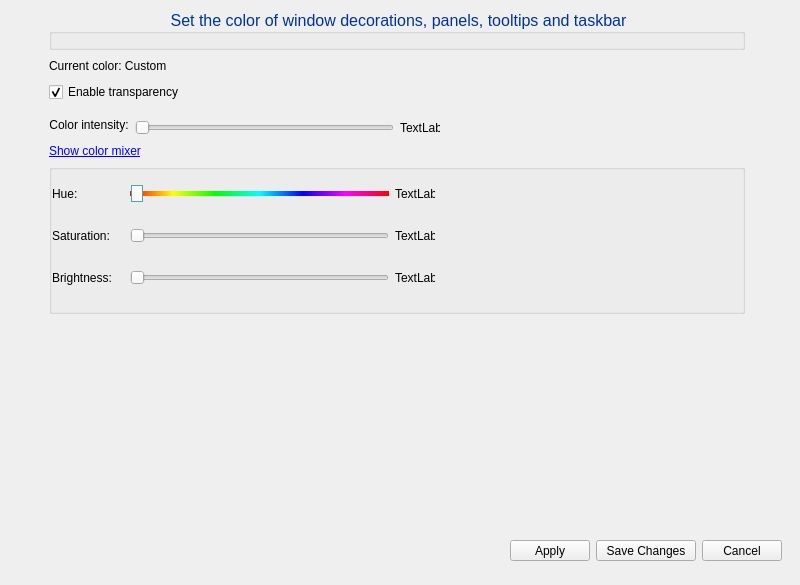
<?xml version="1.0" encoding="UTF-8"?>
<ui version="4.0">
 <class>MainWindow</class>
 <widget class="QMainWindow" name="MainWindow">
  <property name="geometry">
   <rect>
    <x>0</x>
    <y>0</y>
    <width>800</width>
    <height>585</height>
   </rect>
  </property>
  <property name="minimumSize">
   <size>
    <width>759</width>
    <height>585</height>
   </size>
  </property>
  <property name="windowTitle">
   <string>Change the accent color of your theme</string>
  </property>
  <property name="windowIcon">
   <iconset theme="style"/>
  </property>
  <property name="styleSheet">
   <string notr="true"/>
  </property>
  <widget class="QWidget" name="centralwidget">
   <property name="styleSheet">
    <string notr="true"/>
   </property>
   <layout class="QGridLayout" name="gridLayout_3">
    <item row="4" column="3">
     <widget class="QLabel" name="alpha_label">
      <property name="minimumSize">
       <size>
        <width>40</width>
        <height>0</height>
       </size>
      </property>
      <property name="maximumSize">
       <size>
        <width>40</width>
        <height>16777215</height>
       </size>
      </property>
      <property name="text">
       <string>TextLabel</string>
      </property>
     </widget>
    </item>
    <item row="4" column="4">
     <spacer name="horizontalSpacer_3">
      <property name="orientation">
       <enum>Qt::Orientation::Horizontal</enum>
      </property>
      <property name="sizeType">
       <enum>QSizePolicy::Policy::MinimumExpanding</enum>
      </property>
      <property name="sizeHint" stdset="0">
       <size>
        <width>40</width>
        <height>20</height>
       </size>
      </property>
     </spacer>
    </item>
    <item row="4" column="1">
     <widget class="QLabel" name="label">
      <property name="sizePolicy">
       <sizepolicy hsizetype="Maximum" vsizetype="Preferred">
        <horstretch>0</horstretch>
        <verstretch>0</verstretch>
       </sizepolicy>
      </property>
      <property name="minimumSize">
       <size>
        <width>0</width>
        <height>0</height>
       </size>
      </property>
      <property name="maximumSize">
       <size>
        <width>16777215</width>
        <height>20</height>
       </size>
      </property>
      <property name="text">
       <string>Color intensity:</string>
      </property>
      <property name="alignment">
       <set>Qt::AlignmentFlag::AlignHCenter|Qt::AlignmentFlag::AlignTop</set>
      </property>
     </widget>
    </item>
    <item row="4" column="5">
     <spacer name="horizontalSpacer_5">
      <property name="orientation">
       <enum>Qt::Orientation::Horizontal</enum>
      </property>
      <property name="sizeType">
       <enum>QSizePolicy::Policy::Preferred</enum>
      </property>
      <property name="sizeHint" stdset="0">
       <size>
        <width>40</width>
        <height>20</height>
       </size>
      </property>
     </spacer>
    </item>
    <item row="2" column="1" colspan="2">
     <widget class="QCheckBox" name="kcfg_EnableTransparency">
      <property name="maximumSize">
       <size>
        <width>16777215</width>
        <height>16777215</height>
       </size>
      </property>
      <property name="toolTip">
       <string>Enables/disables the transparency of the entire theme. 
NOTE: This setting does NOT affect compositing settings.</string>
      </property>
      <property name="text">
       <string>Enable transparency</string>
      </property>
      <property name="checked">
       <bool>true</bool>
      </property>
     </widget>
    </item>
    <item row="8" column="1" colspan="2">
     <widget class="QFrame" name="frame">
      <property name="sizePolicy">
       <sizepolicy hsizetype="Preferred" vsizetype="MinimumExpanding">
        <horstretch>0</horstretch>
        <verstretch>0</verstretch>
       </sizepolicy>
      </property>
      <property name="maximumSize">
       <size>
        <width>16777215</width>
        <height>50</height>
       </size>
      </property>
      <property name="frameShape">
       <enum>QFrame::Shape::NoFrame</enum>
      </property>
      <property name="frameShadow">
       <enum>QFrame::Shadow::Raised</enum>
      </property>
      <layout class="QGridLayout" name="gridLayout">
       <item row="1" column="0">
        <spacer name="horizontalSpacer">
         <property name="orientation">
          <enum>Qt::Orientation::Horizontal</enum>
         </property>
         <property name="sizeType">
          <enum>QSizePolicy::Policy::Expanding</enum>
         </property>
         <property name="sizeHint" stdset="0">
          <size>
           <width>40</width>
           <height>20</height>
          </size>
         </property>
        </spacer>
       </item>
      </layout>
     </widget>
    </item>
    <item row="5" column="1" colspan="2">
     <widget class="QLabel" name="colorMixerLabel">
      <property name="sizePolicy">
       <sizepolicy hsizetype="Preferred" vsizetype="Preferred">
        <horstretch>0</horstretch>
        <verstretch>0</verstretch>
       </sizepolicy>
      </property>
      <property name="cursor">
       <cursorShape>PointingHandCursor</cursorShape>
      </property>
      <property name="text">
       <string>&lt;a href=&quot;no&quot;&gt;Show color mixer&lt;/a&gt;</string>
      </property>
      <property name="textFormat">
       <enum>Qt::TextFormat::RichText</enum>
      </property>
      <property name="openExternalLinks">
       <bool>false</bool>
      </property>
      <property name="textInteractionFlags">
       <set>Qt::TextInteractionFlag::LinksAccessibleByMouse</set>
      </property>
     </widget>
    </item>
    <item row="6" column="1" colspan="4">
     <widget class="QGroupBox" name="colorMixerGroupBox">
      <property name="minimumSize">
       <size>
        <width>0</width>
        <height>150</height>
       </size>
      </property>
      <property name="title">
       <string/>
      </property>
      <property name="flat">
       <bool>true</bool>
      </property>
      <layout class="QGridLayout" name="gridLayout_2">
       <property name="leftMargin">
        <number>0</number>
       </property>
       <property name="topMargin">
        <number>0</number>
       </property>
       <item row="1" column="4" rowspan="3">
        <spacer name="horizontalSpacer_2">
         <property name="orientation">
          <enum>Qt::Orientation::Horizontal</enum>
         </property>
         <property name="sizeHint" stdset="0">
          <size>
           <width>40</width>
           <height>20</height>
          </size>
         </property>
        </spacer>
       </item>
       <item row="1" column="2">
        <widget class="QSlider" name="hue_Slider">
         <property name="sizePolicy">
          <sizepolicy hsizetype="Fixed" vsizetype="Fixed">
           <horstretch>0</horstretch>
           <verstretch>0</verstretch>
          </sizepolicy>
         </property>
         <property name="minimumSize">
          <size>
           <width>259</width>
           <height>25</height>
          </size>
         </property>
         <property name="maximumSize">
          <size>
           <width>259</width>
           <height>16777215</height>
          </size>
         </property>
         <property name="styleSheet">
          <string notr="true">QSlider::groove:horizontal {
	background-color: qlineargradient(x1: 0, y1: 1, x2: 1, y2: 1, stop: 0 #FF0000, stop: 0.167 #FFFF00, stop: 0.33 #00FF00, stop: 0.5 #00FFFF, stop: 0.667 #0000FF, stop: 0.833 #FF00FF, stop: 1 #FF0000);
	height: 5px;
	position: absolute;
}

QSlider::handle:horizontal {
	height: 3px;
	width: 10px;
    background: #fafafa;
    border: 1px solid #46aaab;
	margin: -6px 1px;
    /* expand outside the groove */

}

QSlider::handle:horizontal:hover { 
	background: #dadaff;
}</string>
         </property>
         <property name="maximum">
          <number>359</number>
         </property>
         <property name="value">
          <number>0</number>
         </property>
         <property name="orientation">
          <enum>Qt::Orientation::Horizontal</enum>
         </property>
        </widget>
       </item>
       <item row="2" column="0">
        <widget class="QLabel" name="label_3">
         <property name="sizePolicy">
          <sizepolicy hsizetype="Minimum" vsizetype="Preferred">
           <horstretch>0</horstretch>
           <verstretch>0</verstretch>
          </sizepolicy>
         </property>
         <property name="minimumSize">
          <size>
           <width>72</width>
           <height>0</height>
          </size>
         </property>
         <property name="maximumSize">
          <size>
           <width>72</width>
           <height>16777215</height>
          </size>
         </property>
         <property name="text">
          <string>Saturation:</string>
         </property>
         <property name="alignment">
          <set>Qt::AlignmentFlag::AlignLeading|Qt::AlignmentFlag::AlignLeft|Qt::AlignmentFlag::AlignVCenter</set>
         </property>
         <property name="margin">
          <number>0</number>
         </property>
        </widget>
       </item>
       <item row="1" column="0">
        <widget class="QLabel" name="label_2">
         <property name="sizePolicy">
          <sizepolicy hsizetype="Minimum" vsizetype="Preferred">
           <horstretch>0</horstretch>
           <verstretch>0</verstretch>
          </sizepolicy>
         </property>
         <property name="minimumSize">
          <size>
           <width>72</width>
           <height>0</height>
          </size>
         </property>
         <property name="maximumSize">
          <size>
           <width>72</width>
           <height>16777215</height>
          </size>
         </property>
         <property name="text">
          <string>Hue:</string>
         </property>
         <property name="alignment">
          <set>Qt::AlignmentFlag::AlignLeading|Qt::AlignmentFlag::AlignLeft|Qt::AlignmentFlag::AlignVCenter</set>
         </property>
         <property name="margin">
          <number>0</number>
         </property>
        </widget>
       </item>
       <item row="2" column="2">
        <widget class="QSlider" name="saturation_Slider">
         <property name="sizePolicy">
          <sizepolicy hsizetype="Fixed" vsizetype="Fixed">
           <horstretch>0</horstretch>
           <verstretch>0</verstretch>
          </sizepolicy>
         </property>
         <property name="minimumSize">
          <size>
           <width>259</width>
           <height>25</height>
          </size>
         </property>
         <property name="maximumSize">
          <size>
           <width>259</width>
           <height>16777215</height>
          </size>
         </property>
         <property name="maximum">
          <number>100</number>
         </property>
         <property name="orientation">
          <enum>Qt::Orientation::Horizontal</enum>
         </property>
        </widget>
       </item>
       <item row="3" column="0">
        <widget class="QLabel" name="label_4">
         <property name="sizePolicy">
          <sizepolicy hsizetype="Minimum" vsizetype="Preferred">
           <horstretch>0</horstretch>
           <verstretch>0</verstretch>
          </sizepolicy>
         </property>
         <property name="minimumSize">
          <size>
           <width>72</width>
           <height>0</height>
          </size>
         </property>
         <property name="maximumSize">
          <size>
           <width>72</width>
           <height>16777215</height>
          </size>
         </property>
         <property name="text">
          <string>Brightness:</string>
         </property>
         <property name="alignment">
          <set>Qt::AlignmentFlag::AlignLeading|Qt::AlignmentFlag::AlignLeft|Qt::AlignmentFlag::AlignVCenter</set>
         </property>
         <property name="margin">
          <number>0</number>
         </property>
        </widget>
       </item>
       <item row="3" column="2">
        <widget class="QSlider" name="Lightness_Slider">
         <property name="sizePolicy">
          <sizepolicy hsizetype="Fixed" vsizetype="Fixed">
           <horstretch>0</horstretch>
           <verstretch>0</verstretch>
          </sizepolicy>
         </property>
         <property name="minimumSize">
          <size>
           <width>259</width>
           <height>25</height>
          </size>
         </property>
         <property name="maximumSize">
          <size>
           <width>259</width>
           <height>16777215</height>
          </size>
         </property>
         <property name="maximum">
          <number>100</number>
         </property>
         <property name="orientation">
          <enum>Qt::Orientation::Horizontal</enum>
         </property>
        </widget>
       </item>
       <item row="1" column="3">
        <widget class="QLabel" name="hue_label">
         <property name="minimumSize">
          <size>
           <width>40</width>
           <height>0</height>
          </size>
         </property>
         <property name="maximumSize">
          <size>
           <width>40</width>
           <height>16777215</height>
          </size>
         </property>
         <property name="text">
          <string>TextLabel</string>
         </property>
        </widget>
       </item>
       <item row="2" column="3">
        <widget class="QLabel" name="saturation_label">
         <property name="minimumSize">
          <size>
           <width>40</width>
           <height>0</height>
          </size>
         </property>
         <property name="maximumSize">
          <size>
           <width>40</width>
           <height>16777215</height>
          </size>
         </property>
         <property name="text">
          <string>TextLabel</string>
         </property>
        </widget>
       </item>
       <item row="3" column="3">
        <widget class="QLabel" name="brightness_label">
         <property name="minimumSize">
          <size>
           <width>40</width>
           <height>0</height>
          </size>
         </property>
         <property name="maximumSize">
          <size>
           <width>40</width>
           <height>16777215</height>
          </size>
         </property>
         <property name="text">
          <string>TextLabel</string>
         </property>
        </widget>
       </item>
      </layout>
     </widget>
    </item>
    <item row="1" column="0">
     <spacer name="horizontalSpacer_4">
      <property name="orientation">
       <enum>Qt::Orientation::Horizontal</enum>
      </property>
      <property name="sizeType">
       <enum>QSizePolicy::Policy::Preferred</enum>
      </property>
      <property name="sizeHint" stdset="0">
       <size>
        <width>40</width>
        <height>20</height>
       </size>
      </property>
     </spacer>
    </item>
    <item row="7" column="1">
     <spacer name="verticalSpacer">
      <property name="orientation">
       <enum>Qt::Orientation::Vertical</enum>
      </property>
      <property name="sizeType">
       <enum>QSizePolicy::Policy::MinimumExpanding</enum>
      </property>
      <property name="sizeHint" stdset="0">
       <size>
        <width>20</width>
        <height>10</height>
       </size>
      </property>
     </spacer>
    </item>
    <item row="4" column="2">
     <widget class="QSlider" name="alpha_slider">
      <property name="sizePolicy">
       <sizepolicy hsizetype="MinimumExpanding" vsizetype="Preferred">
        <horstretch>1</horstretch>
        <verstretch>0</verstretch>
       </sizepolicy>
      </property>
      <property name="minimumSize">
       <size>
        <width>259</width>
        <height>0</height>
       </size>
      </property>
      <property name="maximumSize">
       <size>
        <width>250</width>
        <height>16777215</height>
       </size>
      </property>
      <property name="minimum">
       <number>26</number>
      </property>
      <property name="maximum">
       <number>217</number>
      </property>
      <property name="orientation">
       <enum>Qt::Orientation::Horizontal</enum>
      </property>
     </widget>
    </item>
    <item row="3" column="1">
     <spacer name="verticalSpacer_3">
      <property name="orientation">
       <enum>Qt::Orientation::Vertical</enum>
      </property>
      <property name="sizeType">
       <enum>QSizePolicy::Policy::Fixed</enum>
      </property>
      <property name="sizeHint" stdset="0">
       <size>
        <width>20</width>
        <height>10</height>
       </size>
      </property>
     </spacer>
    </item>
    <item row="1" column="1" colspan="2">
     <widget class="QLabel" name="color_name_label">
      <property name="text">
       <string>Current color: Custom</string>
      </property>
     </widget>
    </item>
    <item row="0" column="1" colspan="4">
     <widget class="QGroupBox" name="groupBox">
      <property name="sizePolicy">
       <sizepolicy hsizetype="Preferred" vsizetype="Maximum">
        <horstretch>0</horstretch>
        <verstretch>0</verstretch>
       </sizepolicy>
      </property>
      <property name="maximumSize">
       <size>
        <width>16777215</width>
        <height>16777215</height>
       </size>
      </property>
      <property name="font">
       <font>
        <pointsize>12</pointsize>
        <italic>false</italic>
        <bold>false</bold>
       </font>
      </property>
      <property name="styleSheet">
       <string notr="true">QGroupBox::title {
	color: #003399;
}</string>
      </property>
      <property name="title">
       <string>Set the color of window decorations, panels, tooltips and taskbar</string>
      </property>
      <property name="alignment">
       <set>Qt::AlignmentFlag::AlignCenter</set>
      </property>
     </widget>
    </item>
    <item row="8" column="3" colspan="3">
     <widget class="QWidget" name="widget" native="true">
      <property name="sizePolicy">
       <sizepolicy hsizetype="Preferred" vsizetype="Preferred">
        <horstretch>0</horstretch>
        <verstretch>0</verstretch>
       </sizepolicy>
      </property>
      <property name="minimumSize">
       <size>
        <width>290</width>
        <height>0</height>
       </size>
      </property>
      <property name="styleSheet">
       <string notr="true"/>
      </property>
      <layout class="QHBoxLayout" name="horizontalLayout">
       <item>
        <spacer name="horizontalSpacer_6">
         <property name="orientation">
          <enum>Qt::Orientation::Horizontal</enum>
         </property>
         <property name="sizeHint" stdset="0">
          <size>
           <width>40</width>
           <height>20</height>
          </size>
         </property>
        </spacer>
       </item>
       <item>
        <widget class="QPushButton" name="apply_Button">
         <property name="sizePolicy">
          <sizepolicy hsizetype="Fixed" vsizetype="Fixed">
           <horstretch>0</horstretch>
           <verstretch>0</verstretch>
          </sizepolicy>
         </property>
         <property name="minimumSize">
          <size>
           <width>0</width>
           <height>21</height>
          </size>
         </property>
         <property name="maximumSize">
          <size>
           <width>16777215</width>
           <height>21</height>
          </size>
         </property>
         <property name="text">
          <string>Apply</string>
         </property>
        </widget>
       </item>
       <item>
        <widget class="QPushButton" name="saveChanges_Button">
         <property name="sizePolicy">
          <sizepolicy hsizetype="Fixed" vsizetype="Fixed">
           <horstretch>0</horstretch>
           <verstretch>0</verstretch>
          </sizepolicy>
         </property>
         <property name="minimumSize">
          <size>
           <width>100</width>
           <height>21</height>
          </size>
         </property>
         <property name="maximumSize">
          <size>
           <width>100</width>
           <height>21</height>
          </size>
         </property>
         <property name="text">
          <string>Save Changes</string>
         </property>
        </widget>
       </item>
       <item>
        <widget class="QPushButton" name="cancel_Button">
         <property name="sizePolicy">
          <sizepolicy hsizetype="Fixed" vsizetype="Fixed">
           <horstretch>0</horstretch>
           <verstretch>0</verstretch>
          </sizepolicy>
         </property>
         <property name="minimumSize">
          <size>
           <width>0</width>
           <height>21</height>
          </size>
         </property>
         <property name="maximumSize">
          <size>
           <width>16777215</width>
           <height>21</height>
          </size>
         </property>
         <property name="text">
          <string>Cancel</string>
         </property>
        </widget>
       </item>
      </layout>
     </widget>
    </item>
   </layout>
  </widget>
 </widget>
 <resources/>
 <connections/>
</ui>
